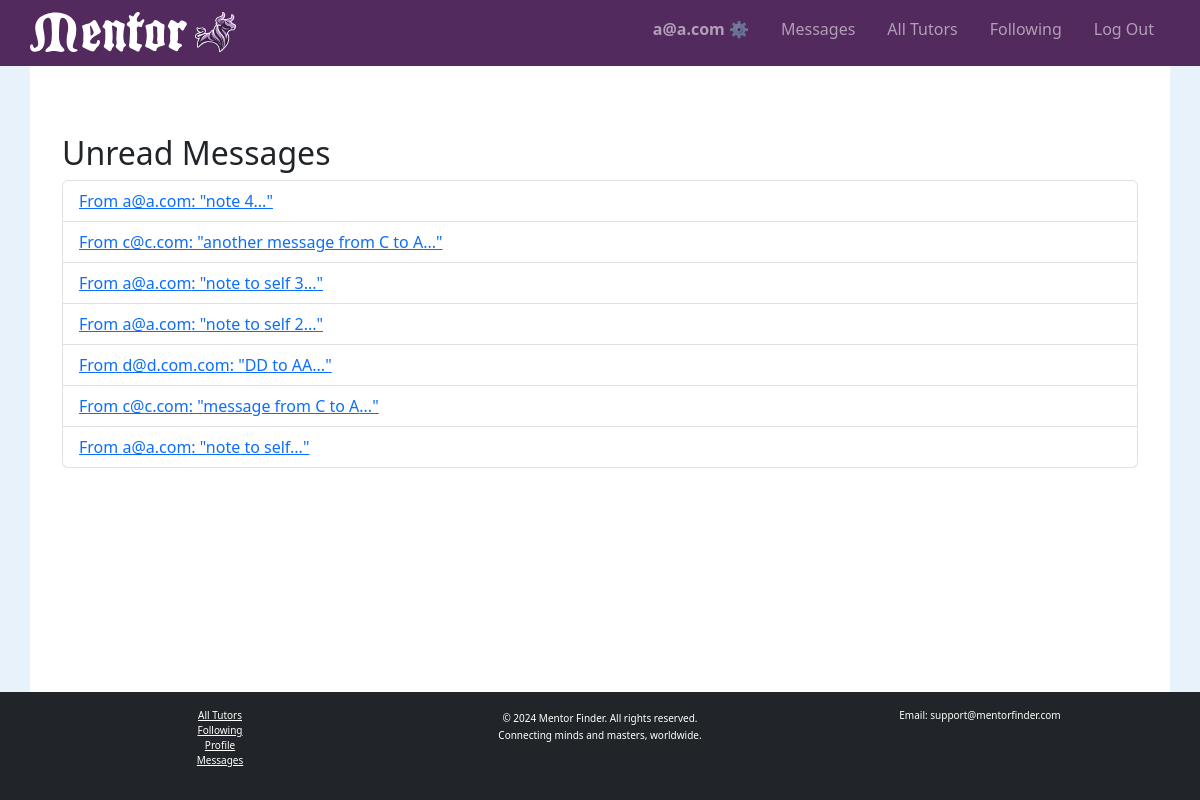
Before: /messages/ (signed in) with the older database file.
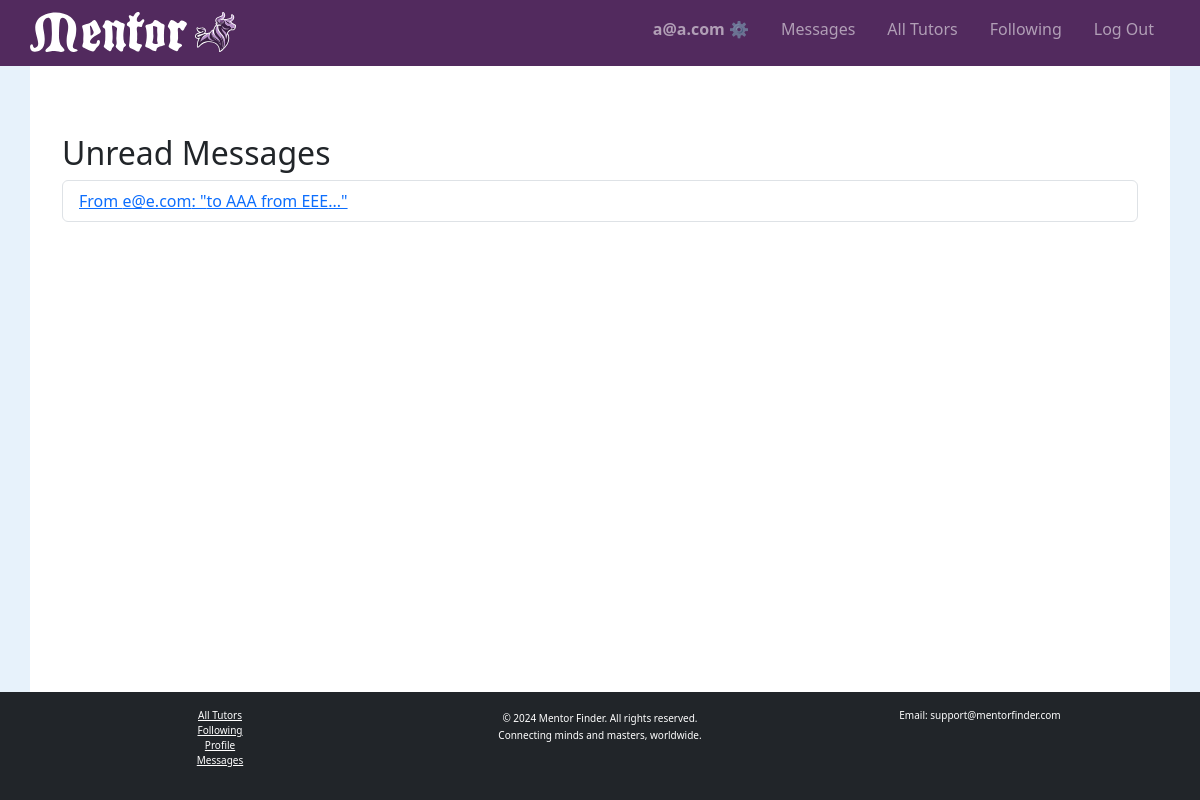
After: the same page with the newer database file.
### tutorhub/models.py (models this page shows, shortened)
class Message(models.Model):
    sender = models.ForeignKey(User, related_name="sent_messages", on_delete=models.CASCADE)
    receiver = models.ForeignKey(User, related_name="received_messages", on_delete=models.CASCADE)
    content = models.TextField()
    timestamp = models.DateTimeField(auto_now_add=True)
    read = models.BooleanField(default=False)
    edited = models.BooleanField(default=False)
    edited_timestamp = models.DateTimeField(null=True, blank=True)
    deleted = models.BooleanField(default=False)  # Track if the message is deleted

class User(AbstractUser):
    nickname = models.CharField(max_length=50, blank=True, null=True)
    email = models.EmailField(unique=True)
    is_tutor = models.BooleanField(default=False)
    street_address = models.TextField(blank=True, null=True)
    city = models.CharField(max_length=100, blank=True, null=True)
    state = models.CharField(max_length=100, blank=True, null=True)
    zip_code = models.CharField(max_length=10, blank=True, null=True)
    profile_image = models.ImageField(upload_to="profile_images/", blank=True, null=True)
    bio = models.TextField(blank=True, null=True)
    birthdate = models.DateField(blank=True, null=True)
    availability = models.JSONField(default=dict, blank=True, null=True)  # Only used if is_tutor is True
    subject_grades = models.ManyToManyField('SubjectGrade', blank=True, related_name="users")  # Added field
    liked_by = models.ManyToManyField("self", symmetrical=False, blank=True, related_name="liked_tutors")
    USERNAME_FIELD = "email"
    REQUIRED_FIELDS = ["username"]

### tutorhub/views.py (the view)
# urls.py: path('messages/', views.messages, name='messages'),
@login_required
def messages(request):
    unread_messages = Message.objects.filter(receiver=request.user, read=False).order_by('-timestamp')
    return render(request, 'tutorhub/messages.html', {
        'unread_messages': unread_messages
    })

### tutorhub/templates/tutorhub/messages.html
{% extends "tutorhub/layout.html" %}
{% block body %}
<div class="container mt-5">
    <h2>Unread Messages</h2>
    <ul class="list-group">
        {% for message in unread_messages %}
            <li class="list-group-item">
                <a href="{% url 'profile' message.sender.id %}?scroll_to={{ message.id }}">
                    From {{ message.sender.username }}: "{{ message.content|slice:":50" }}..."
                </a>
            </li>
        {% empty %}
            <li class="list-group-item">No unread messages.</li>
        {% endfor %}
    </ul>
</div>
{% endblock %}

Changed rows visible on the page:
no longer on this page (row edited): Message: sender.username "a@a.com", content "note 4"
no longer on this page (row edited): Message: sender.username "c@c.com", content "another message from C to A"
no longer on this page (row edited): Message: sender.username "a@a.com", content "note to self 3"
no longer on this page (row edited): Message: sender.username "a@a.com", content "note to self 2"
no longer on this page (row edited): Message: sender.username "d@d.com.com", content "DD to AA"
no longer on this page (row edited): Message: sender.username "c@c.com", content "message from C to A"
no longer on this page (row edited): Message: sender.username "a@a.com", content "note to self"
added Message: sender.username "e@e.com", content "to AAA from EEE"
